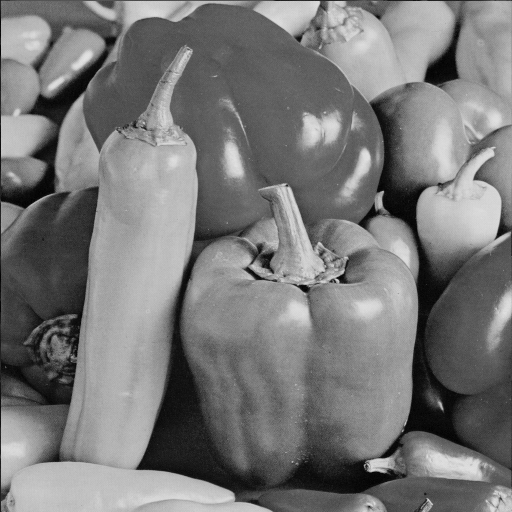
%> input picture peppers_gray.bmp, 512 x 512 px
$ octave frequency_domain_filtering_butterworth.m   (GNU Octave 9; MATLAB toolbox functions it lacks are replaced by stand-ins)
%> lines starting %> are read from the running program, lines starting %| are printed output that depends on the picture
clear all
close all

I=imread('peppers_gray.bmp');
%> I is the input picture: size 512x512 uint8; min 0, max 228, mean 120.2
dim_1=size(I);
%> dim_1 = [512 512]
I=double(I);
%> I: size 512x512 double

%Zero Padding the image
Ip=[I  zeros(dim_1); zeros(dim_1) zeros(dim_1)];
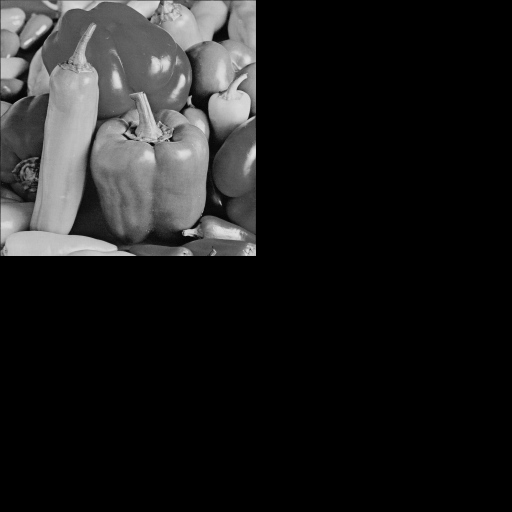
%> Ip: size 1024x1024 double (shown at 1/2 size); min 0, max 228, mean 30.1
dim_2=size(Ip)
%> dim_2 = [1024 1024]

figure(1)
subplot(121)
imshow(uint8(I))
title('Original Image')
subplot(122)
imshow(uint8(Ip))
title('Image after Zero Padding')

%Creating meshgrid
x = 1:dim_2(1);
%> x = 1024 values from 1 to 1024
y = 1:dim_2(2);
%> y = 1024 values from 1 to 1024
[X,Y]=meshgrid(x,y);
M=(-1).^(X+Y);

%2-D butterworth filter
n=2; %order of filter
P=dim_2(1);
%> P = 1024
Q=dim_2(2);
%> Q = 1024
D0=200; %cutoff- frequency
D=((X-P/2).^2+(Y-Q/2).^2).^.5;

%Butterworth Lowpass
H_l=1./(1+(D/D0).^(2*n));
%Butterworth Highpass
H_h=1.-H_l;

%2-D filter plot
figure(2)
subplot(221)
surfc(X,Y,H_l)
%shading interp
title('Butterworth Lowpass Filter')

subplot(222)
surfc(X,Y,H_h)
shading interp
title('Butterworth Highpass Filter')

%Lowpass filter mask
subplot(223)
imshow(H_l)
title('Butterworth Lowpass Filter')

%Highpass filter mask
subplot(224)
imshow(H_h)
title('Butterworth Highpass Filter')

% Frequency Domain Filtering using fft
 I_f=fft2(M.*Ip);
 I_l=I_f.*H_l;
 I_h=I_f.*H_h;
 I1=real(ifft2(I_l)).*M;
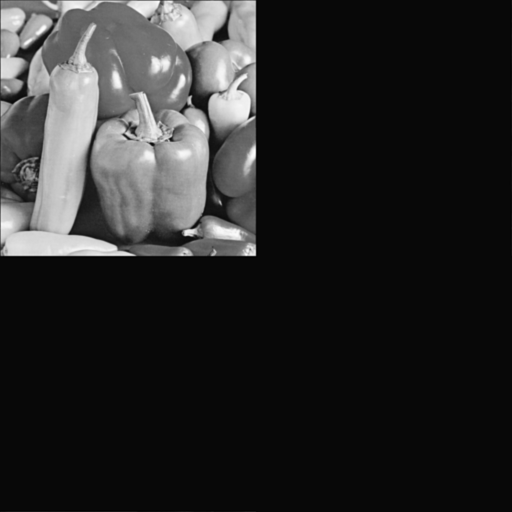
%> I1: size 1024x1024 double (shown at 1/2 size); min -7.36, max 226.9, mean 30.1; drawn with min black and max white
 I2=real(ifft2(I_h)).*M;
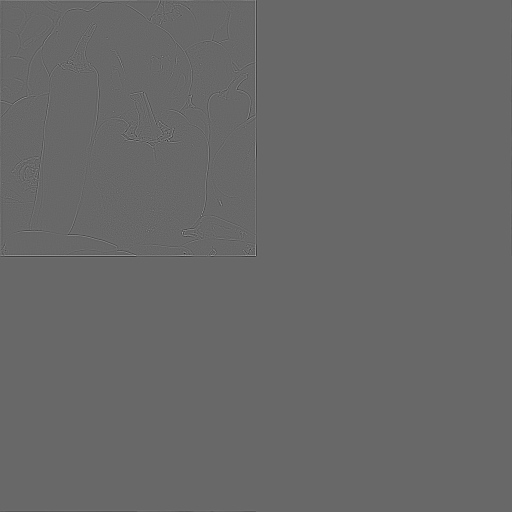
%> I2: size 1024x1024 double (shown at 1/2 size); min -69.87, max 100.7, mean 0; drawn with min black and max white

 figure(3)
 subplot(131)
 imshow(uint16(I_f))
%> (this line was passed over: imshow is not available in this run)
 title('Fourier Transform of Image')
 subplot(232)
 imshow(uint16(I_l))
%> (this line was passed over: imshow is not available in this run)
 title('Image after Low Pass Filtering(Frequency Domain)')
 subplot(233)
 imshow(uint16(I_h))
%> (this line was passed over: imshow is not available in this run)
 title('Image after High Pass Filtering(Frequency Domain)')

 subplot(235)
 imshow(uint8(I1))
 title('Image after Low Pass Filtering')
 subplot(236)
 imshow(uint8(I2))
 title('Image after High Pass Filtering')

 figure(4)
 subplot(121)
 imshow(uint8(I1(1:dim_1(1),1:dim_1(2))))
 title('Image after Low Pass Filtering')
 subplot(122)
 imshow(uint8(I2(1:dim_1(1),1:dim_1(2))))
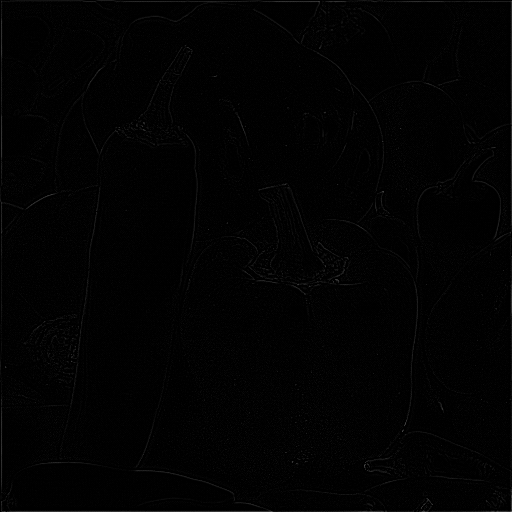
%> displayed picture: size 512x512, on the screen's scale of 0 to 255; min 0, max 101, mean 1.9
 title('Image after High Pass Filtering')
